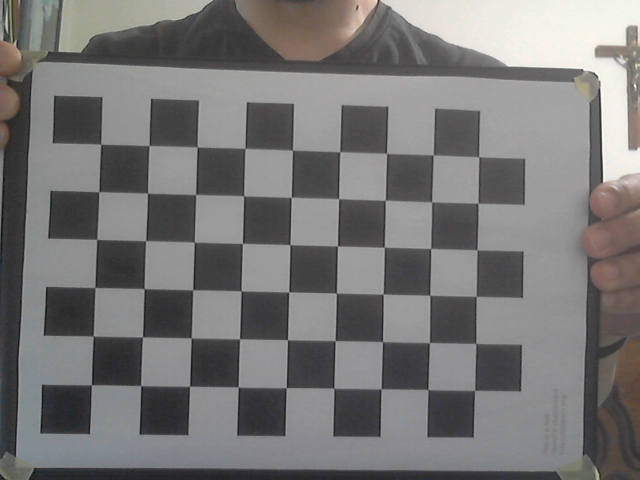
#> input picture Tools/FotosCalibracao/image_0000.png, 640 x 480 px; its folder holds only this picture in this run
$ python calibrationcam.py
#> lines starting #> are read from the running program, lines starting #| are printed output that depends on the picture; after the words box and inside, x2 and y2 are one past the last pixel; in counts of white or black regions, pixels touching at a corner belong together; long printed decimals are rounded
import cv2
import numpy as np
import os
import glob


CHECKERBOARD = (6, 9)


criteria = (cv2.TERM_CRITERIA_EPS +
            cv2.TERM_CRITERIA_MAX_ITER, 30, 0.001)


threedpoints = []
twodpoints = []


objectp3d = np.zeros((1, CHECKERBOARD[0]
                      * CHECKERBOARD[1],
                      3), np.float32)
objectp3d[0, :, :2] = np.mgrid[0:CHECKERBOARD[0],
                               0:CHECKERBOARD[1]].T.reshape(-1, 2)
prev_img_shape = None


images = glob.glob('FotosCalibracao/*.png')
i = 0
for filename in images:
    image = cv2.imread(filename)
#> image is the input picture: shape (480, 640, 3); mean B, G, R 117.8, 118.1, 119.3
    grayColor = cv2.cvtColor(image, cv2.COLOR_BGR2GRAY)

    ret, corners = cv2.findChessboardCorners(grayColor, CHECKERBOARD, cv2.CALIB_CB_ADAPTIVE_THRESH + cv2.CALIB_CB_FAST_CHECK + cv2.CALIB_CB_NORMALIZE_IMAGE)
#> ret = True; corners = 54 rows, first 8: [91.47, 384.7], [93, 335.9], [95.05, 287.5], [96.81, 239.4], [98.69, 191.8], [100.6, 144.1], [140.8, 385.3], [142.5, 336.7]

    if ret == True:
        threedpoints.append(objectp3d)
        corners2 = cv2.cornerSubPix(
            grayColor, corners, (11, 11), (-1, -1), criteria)
#> corners2 = 54 rows, first 8: [91.43, 384.8], [93.19, 336.1], [94.9, 287.5], [96.76, 239.4], [98.75, 191.7], [100.7, 144.2], [140.6, 385.5], [142.5, 337]
        twodpoints.append(corners2)
        image = cv2.drawChessboardCorners(image,
                                          CHECKERBOARD,
                                          corners2, ret)
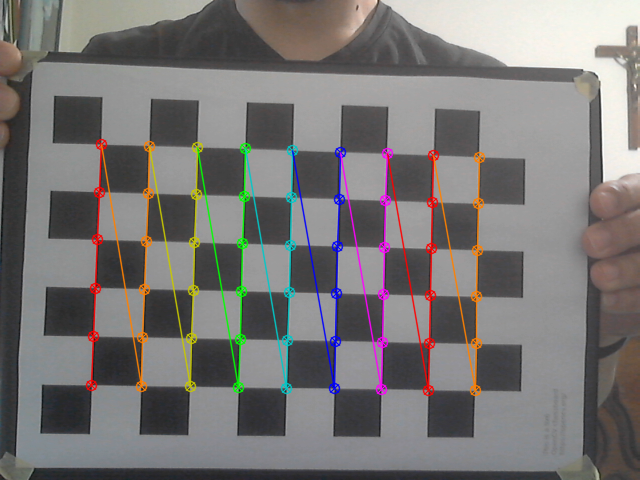
#> image: shape (480, 640, 3); 5.37% of pixels changed, all inside (x1, y1, x2, y2) = (85, 138, 486, 397)
        i += 1

    cv2.imshow('img', image)
    cv2.waitKey(0)

cv2.destroyAllWindows()

h, w = image.shape[:2]
#> h = 480; w = 640


ret, matrix, distortion, r_vecs, t_vecs = cv2.calibrateCamera(
    threedpoints, twodpoints, grayColor.shape[::-1], None, None)
#> ret = 0.209; matrix = [[868.7, 0, 281.1], [0, 861.3, 208.3], [0, 0, 1]]; distortion = [[-0.139, 2.58, 0.00278, -0.00204, -14.82]]; r_vecs = ([0.0233, -0.0817, -1.54],); t_vecs = ([-3.88, 3.64, 17.8],)

with open('cameramatrix.txt', 'w') as f:
        f.write(str(matrix))
with open('distortioncoefficient.txt', 'w') as f:
        f.write(str(distortion))
with open('rotationvectors.txt', 'w') as f:
        f.write(str(r_vecs))
with open('translationvectors.txt', 'w') as f:
        f.write(str(t_vecs))


print(" Camera matrix:")
print(matrix)
#| [[868.689   0.         281.085]
#|  [  0.         861.330 208.275]
#|  [  0.           0.           1.        ]]

print("\n Distortion coefficient:")
print(distortion)
#| [[-1.39254584e-01  2.57642489e+00  2.78310506e-03 -2.04056060e-03
#|   -1.48152487e+01]]

print("\n Rotation Vectors:")
print(r_vecs)
#| (array([[ 0.02328],
#|        [-0.08173],
#|        [-1.542]]),)

print("\n Translation Vectors:")
print(t_vecs)
#| (array([[-3.883],
#|        [ 3.645 ],
#|        [17.798]]),)

$ run again, on Tools/FotosCalibracao/image_0005.png
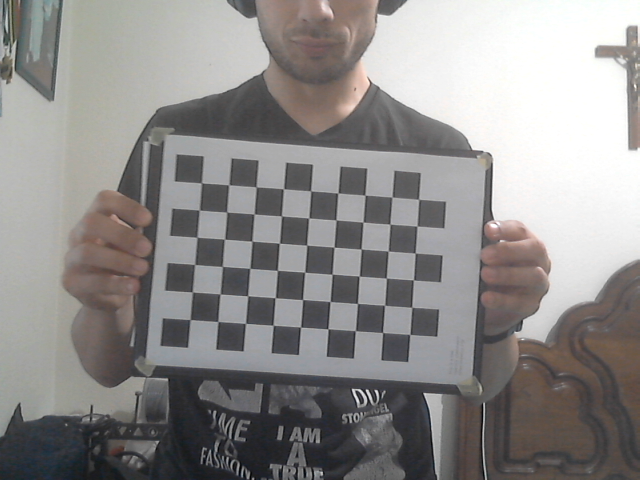
#> input picture Tools/FotosCalibracao/image_0005.png, 640 x 480 px
#> image is the input picture: shape (480, 640, 3); mean B, G, R 139, 140.1, 142.4
#> `ret, corners = cv2.findChessboardCorners(grayColor, CHECKERBOARD, cv2...`: ret = True; corners = 54 rows, first 8: [192, 315], [196, 299], [201, 260], [196.9, 237.2], [199.3, 210.1], [201.4, 182.8], [217.8, 321.5], [220.2, 294]
#> corners2 = 54 rows, first 8: [190.1, 319.6], [192.4, 292], [194.6, 264.5], [197, 237.3], [199.3, 210.1], [201.5, 182.8], [217.8, 321.5], [220.1, 293.9]
#> `image = cv2.drawChessboardCorners(image, CHECKERBOARD, corners2, ret)`:
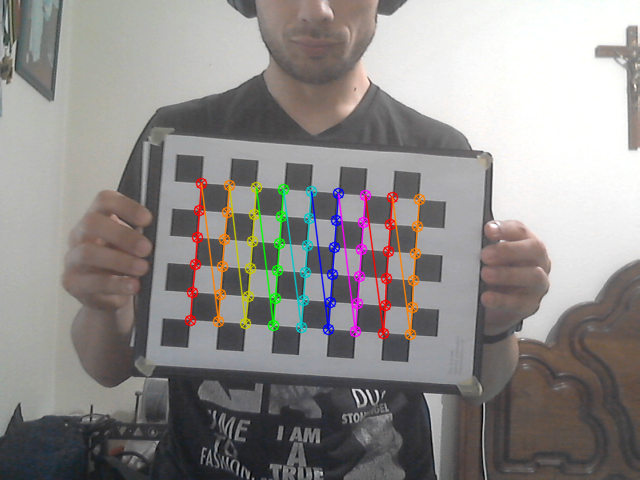
#> image: shape (480, 640, 3); 3.61% of pixels changed, all inside (x1, y1, x2, y2) = (184, 177, 426, 341)
#> `ret, matrix, distortion, r_vecs, t_vecs = cv2.calibrateCamera( threedp..`: ret = 0.0966; matrix = [[425.7, 0, 306.5], [0, 422.5, 219], [0, 0, 1]]; distortion = [[-0.0965, 1.14, 0.00311, -0.000568, -4.43]]; r_vecs = ([-0.00271, -0.0393, -1.5],); t_vecs = ([-4.2, 3.65, 15.35],)
#| [[425.689   0.         306.507]
#|  [  0.         422.496 218.986]
#|  [  0.           0.           1.        ]]
#| [[-9.65408585e-02  1.13876811e+00  3.11106236e-03 -5.68063480e-04
#|   -4.43178890e+00]]
#| (array([[-0.002707],
#|        [-0.03935],
#|        [-1.497]]),)
#| (array([[-4.200],
#|        [ 3.654 ],
#|        [15.350]]),)

$ run again, on Tools/FotosCalibracao/image_0007.png
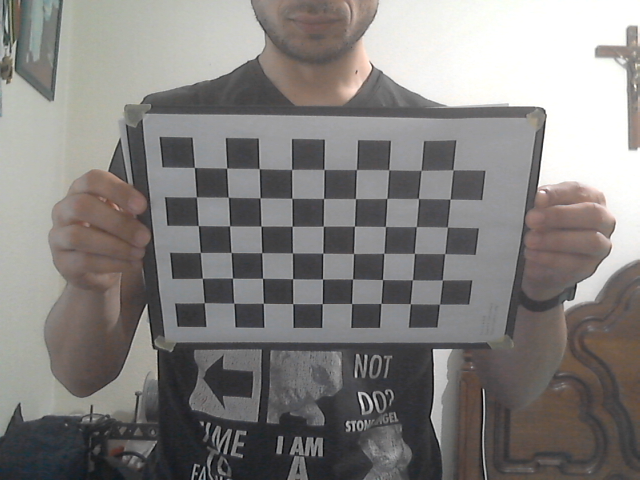
#> input picture Tools/FotosCalibracao/image_0007.png, 640 x 480 px
#> image is the input picture: shape (480, 640, 3); mean B, G, R 126.4, 128.3, 130.9
#> `ret, corners = cv2.findChessboardCorners(grayColor, CHECKERBOARD, cv2...`: ret = True; corners = 54 rows, first 8: [204.3, 302.7], [202.4, 278.2], [200.4, 252.5], [198.3, 225.6], [196.4, 197], [194.4, 167.4], [233.8, 303.1], [232.5, 278.1]
#> corners2 = 54 rows, first 8: [204.3, 302.7], [202.3, 278.3], [200.3, 252.5], [198.3, 225.6], [196.4, 196.9], [194.4, 167.4], [233.7, 303.1], [232.5, 278.2]
#> `image = cv2.drawChessboardCorners(image, CHECKERBOARD, corners2, ret)`:
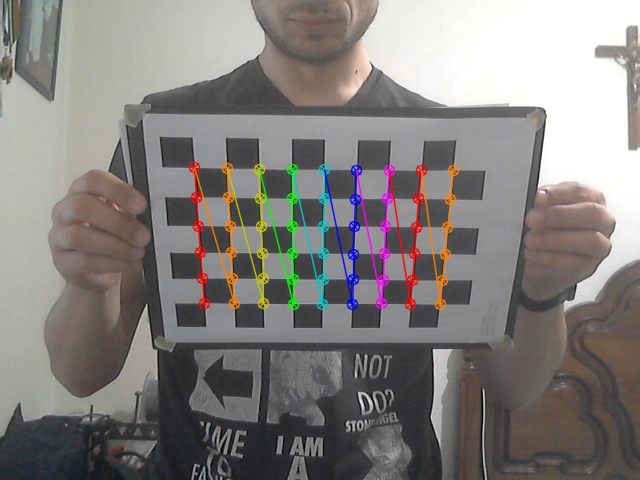
#> image: shape (480, 640, 3); 3.62% of pixels changed, all inside (x1, y1, x2, y2) = (188, 161, 460, 311)
#> `ret, matrix, distortion, r_vecs, t_vecs = cv2.calibrateCamera( threedp..`: ret = 0.288; matrix = [[458.3, 0, 322.4], [0, 415.9, 232.6], [0, 0, 1]]; distortion = [[-0.166, 3.76, -0.0105, 0.00166, -23.1]]; r_vecs = ([0.221, 0.198, -1.55],); t_vecs = ([-4, 2.64, 15.44],)
#| [[458.329    0.         322.360]
#|  [  0.         415.883  232.621]
#|  [  0.           0.           1.        ]]
#| [[-1.65511082e-01  3.76079901e+00 -1.04536791e-02  1.65895997e-03
#|   -2.30952707e+01]]
#| (array([[ 0.2208],
#|        [ 0.1978],
#|        [-1.551 ]]),)
#| (array([[-4.005],
#|        [ 2.641],
#|        [15.436]]),)

$ run again, on Tools/FotosCalibracao/image_0008.png
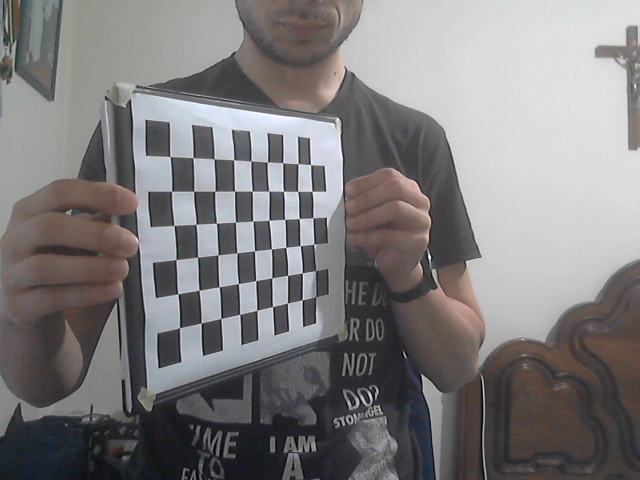
#> input picture Tools/FotosCalibracao/image_0008.png, 640 x 480 px
#> image is the input picture: shape (480, 640, 3); mean B, G, R 124.7, 124, 126.2
#> `ret, corners = cv2.findChessboardCorners(grayColor, CHECKERBOARD, cv2...`: ret = True; corners = 54 rows, first 8: [179.5, 327.8], [177.8, 293.8], [176.1, 259.6], [174, 225.4], [171.6, 191.1], [170, 156.6], [201.1, 323.1], [199.2, 290.1]
#> corners2 = 54 rows, first 8: [179.5, 327.8], [177.8, 293.8], [175.9, 259.6], [173.9, 225.5], [171.5, 191.3], [169.9, 156.6], [201.2, 322.8], [198.9, 290.3]
#> `image = cv2.drawChessboardCorners(image, CHECKERBOARD, corners2, ret)`:
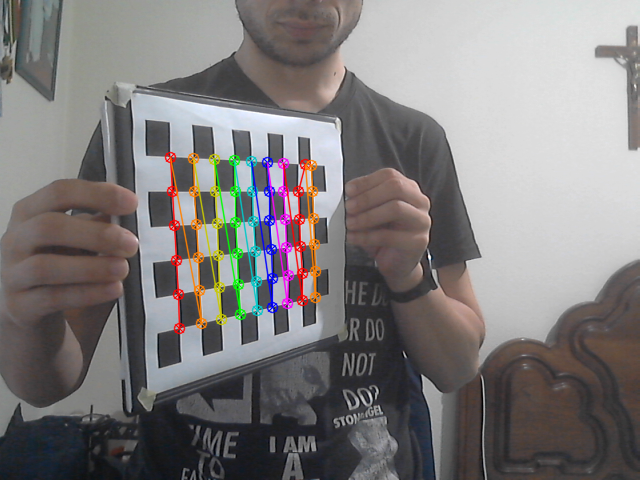
#> image: shape (480, 640, 3); 3.66% of pixels changed, all inside (x1, y1, x2, y2) = (164, 151, 322, 335)
#> `ret, matrix, distortion, r_vecs, t_vecs = cv2.calibrateCamera( threedp..`: ret = 1.08; matrix = [[133.7, 0, 370.6], [0, 287, 252.3], [0, 0, 1]]; distortion = [[-0.0967, 0.0274, 0.0019, -0.0153, -0.00382]]; r_vecs = ([0.355, -0.283, -1.6],); t_vecs = ([-11.82, 2.19, 7.81],)
#| [[133.704   0.         370.555]
#|  [  0.         286.981 252.282]
#|  [  0.           0.           1.        ]]
#| [[-0.09672  0.02744  0.001898 -0.01526 -0.003819]]
#| (array([[ 0.3553 ],
#|        [-0.2826],
#|        [-1.601]]),)
#| (array([[-11.816],
#|        [  2.185],
#|        [  7.810]]),)

$ run again, on Tools/FotosCalibracao/image_0001.png
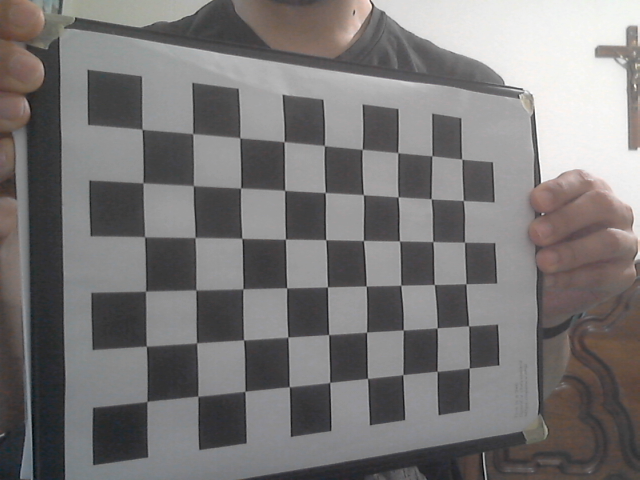
#> input picture Tools/FotosCalibracao/image_0001.png, 640 x 480 px
#> image is the input picture: shape (480, 640, 3); mean B, G, R 118.1, 118.3, 120.7
#> `ret, corners = cv2.findChessboardCorners(grayColor, CHECKERBOARD, cv2...`: ret = True; corners = 54 rows, first 8: [147, 401.5], [146.4, 346.1], [145.6, 291.2], [144.7, 237], [143.1, 182.7], [142.1, 129.5], [197.9, 396.1], [196.6, 342.9]
#> corners2 = 54 rows, first 8: [146.8, 401.5], [146.3, 346.1], [145.5, 291.2], [144.5, 236.7], [143, 182.9], [142, 129.3], [197.8, 396.2], [196.5, 342.9]
#> `image = cv2.drawChessboardCorners(image, CHECKERBOARD, corners2, ret)`:
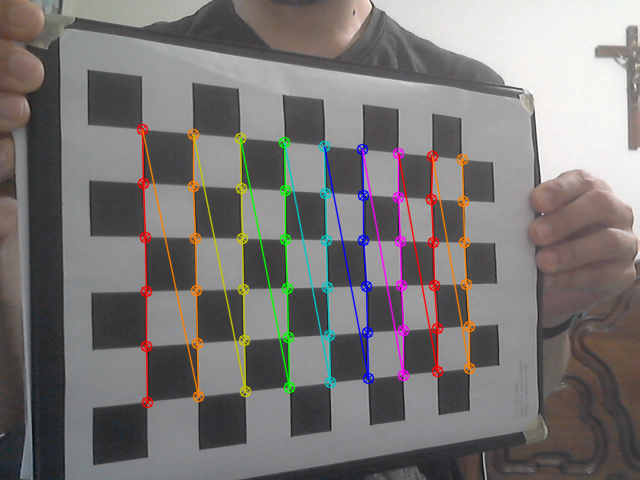
#> image: shape (480, 640, 3); 5.38% of pixels changed, all inside (x1, y1, x2, y2) = (136, 123, 476, 409)
#> `ret, matrix, distortion, r_vecs, t_vecs = cv2.calibrateCamera( threedp..`: ret = 0.531; matrix = [[1129.4, 0, 341], [0, 994.1, 250.2], [0, 0, 1]]; distortion = [[0.696, -24.74, 0.00815, -0.00894, 259]]; r_vecs = ([0.565, -0.628, -1.5],); t_vecs = ([-3.1, 2.75, 18.29],)
#| [[1.12939313e+03 0.00000000e+00 3.41020103e+02]
#|  [0.00000000e+00 9.94070972e+02 2.50173104e+02]
#|  [0.00000000e+00 0.00000000e+00 1.00000000e+00]]
#| [[ 6.95818407e-01 -2.47409850e+01  8.15283520e-03 -8.94319069e-03
#|    2.59033818e+02]]
#| (array([[ 0.5646],
#|        [-0.6282],
#|        [-1.496]]),)
#| (array([[-3.102],
#|        [ 2.749],
#|        [18.288 ]]),)
